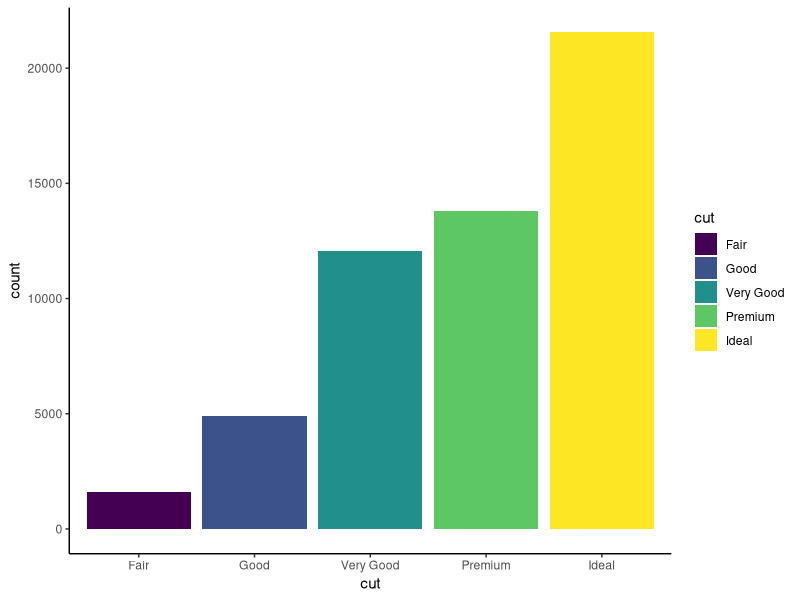

Write the R code that produced this figure. (Note: this script raises an error after producing the figure.)
## ---- chunk 1
knitr::opts_chunk$set(echo = TRUE)
## ---- chunk 2
library(tidyverse)
library(ggplot2)

## ---- chunk 3
# examine of ggplot

ggplot(data = diamonds) + 
  geom_bar(mapping = aes(x = cut, fill = cut)) +
  theme_classic()
## ---- chunk 4
# nyc flight example
#library(tidyverse)
#library(nycflights13)

# if you want to save result, use assignment operator <-
jan1 <- filter(flights, month == 1, day == 2)

# want to save result, and print variable, wrap the assignment in parantheses
(jan1 <- filter(flights, month == 1, day == 2))
## ---- chunk 5
# flights that departed in november or december
filter(flights, month == 11 | month == 12)
## ---- chunk 6
nov_dec <- filter(flights, month %in% c(11,12))
## ---- chunk 7
# to determine if a value is missing, use `is.na()`
is.na(x)
## ---- chunk 8
# explicity ask for NA values

df <- tibble(x = c(1, NA, 3))
filter(df, is.na(x) | x > 1)
## ---- chunk 9
arrange(flights, year, month, day)

# use desc() to re-order a column in descending order 

arrange(flights, desc(dep_delay))
## ---- chunk 10
# select columns by name
select(flights, year, month, day)

# select all columns between year and day (inclusive)
select(flights, year:day)

# select all columns except those from year to day (inclusive)
select(flights, -(year:day))
## ---- chunk 11
rename(flights, tail_num = tailnum)
## ---- chunk 12
select(flights, time_hour, air_time, everything())
## ---- chunk 13
flights_sml <- select(flights,
                      year: day,
                      ends_with('delay'),
                      distance, 
                      air_time)
mutate(flights_sml, 
       gain = dep_delay - arr_delay,
       speed = distance / air_time * 60)

mutate(flights_sml,
       gain = dep_delay - arr_delay,
       hours = air_time / 60,
       gain_per_hour = gain / hours)

# if you only want to keep new variables, use transmute()

transmute(flights, 
          gain = dep_delay - arr_delay,
          hours = air_time / 60,
          gain_per_hour = gain / hours)
## ---- chunk 14
summarise(flights, delay = mean(dep_delay, na.rm = TRUE))
## ---- chunk 15
# want to explore relationship between the distance and average delay for each location

by_dest <- group_by(flights, dest)
delay <- summarise(by_dest,
                   count = n(),
                   dist = mean(distance, na.rm = TRUE),
                   delay = mean(arr_delay, na.rm = TRUE))

delay <- filter(delay, count > 20, dest !="HNL")

ggplot(data = delay, mapping = aes(x = dist, y = delay)) +
  geom_point(aes(size = count), alpha = 1/3) +
  geom_smooth(se = FALSE)

# or use the pipe %>%

delays  <- flights %>%
  group_by(dest) %>%
  summarise(
    count = n(),
    dist = mean(distance, na.rm = TRUE),
    delay = mean(arr_delay, na.rm = TRUE)
  ) %>%
  filter(count > 20, dest != 'HNL')
